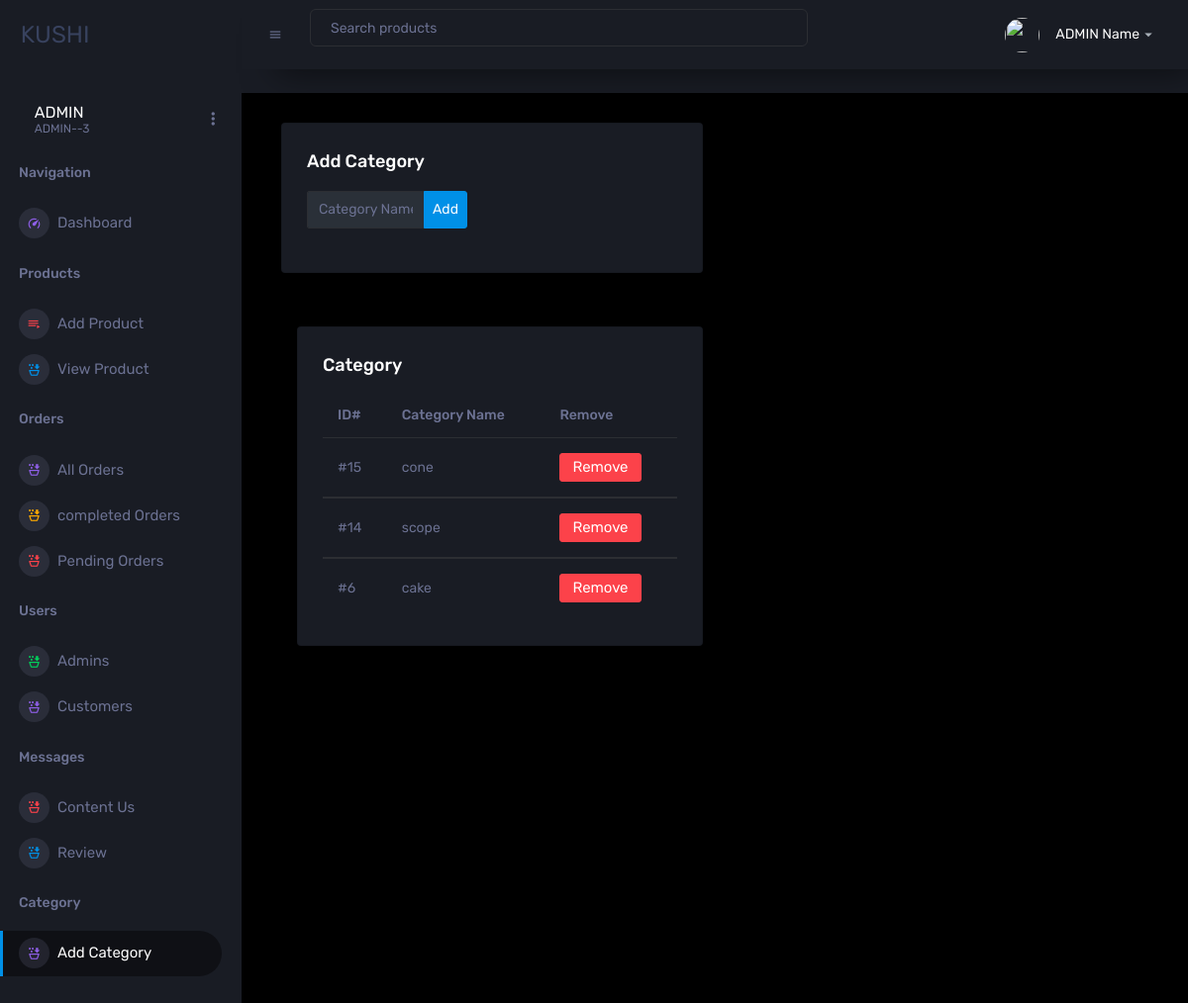
Page /admin/add_category.php on the committed database.
### tables this page shows
CREATE TABLE `category` (
  `id` int(11) NOT NULL,
  `c_name` varchar(191) NOT NULL
);

### admin/add_category.php (the view, shortened to what this page needs)
<?php include('./includes/header.php'); ?>
<div class="main-panel">
    <div class="content-wrapper">
        <div class="col-6 grid-margin stretch-card">
            <div class="card">
                <div class="card-body col-6">
                    <h4 class="card-title">Add Category</h4>
                    <form class="form-group" method="POST" enctype="multipart/form-data" action="">
                        <div class="input-group">
                            <input type="text" class="form-control px-6" placeholder="Category Name" name="name"
                                aria-label="Category Name" aria-describedby="basic-addon2">
                            <div class="input-group-append">
                                <button class="btn btn-sm btn-primary" type="submit" name="add_category">Add</button>
                            </div>
                        </div>
                    </form>
                </div>
            </div>
        </div>
        <div class="content-wrapper">
            <div class="row">
                <div class="col-lg-6 grid-margin stretch-card">
                    <div class="card">
                        <div class="card-body">
                            <h4 class="card-title">Category</h4>
                            <div class="table-responsive">
                                <table class="table">
                                    <thead>
                                        <tr>
                                            <th>ID#</th>
                                            <th>Category Name</th>
                                            <th>Remove</th>
                                        </tr>
                                    </thead>
                                    <?php
                                    $show_category = $conn->prepare("SELECT * FROM `category` ORDER BY `id` DESC");
                                    $show_category->execute();
                                    if ($show_category->rowCount() > 0) {
                                        while ($fetch_category = $show_category->fetch(PDO::FETCH_ASSOC)) {
                                            ?>
                                            <tbody>
                                                <tr>
                                                    <td>
                                                        #<?= $fetch_category['id']; ?>
                                                    </td>
                                                    <td>
                                                        <?= $fetch_category['c_name']; ?>
                                                    </td>
                                                    <td>
                                                        <button type="button" class="btn btn-danger" data-toggle="modal"
                                                            data-target="#deleteModal<?php echo $fetch_category['id'] ?>">Remove</button>
                                                    </td>
                                                </tr>
                                            </tbody>
                                            <?php
                                        }
                                    } else {
                                        echo '<p class="empty">No Category Added Yet!</p>';
                                    }
                                    ?>
                                </table>
                            </div>
                        </div>
                    </div>
                </div>
            </div>
        </div>
    </div>
    <?php include('./includes/footer.php'); ?>

### rows in the picture
category: id "15", c_name "cone"
category: id "14", c_name "scope"
category: id "6", c_name "cake"
